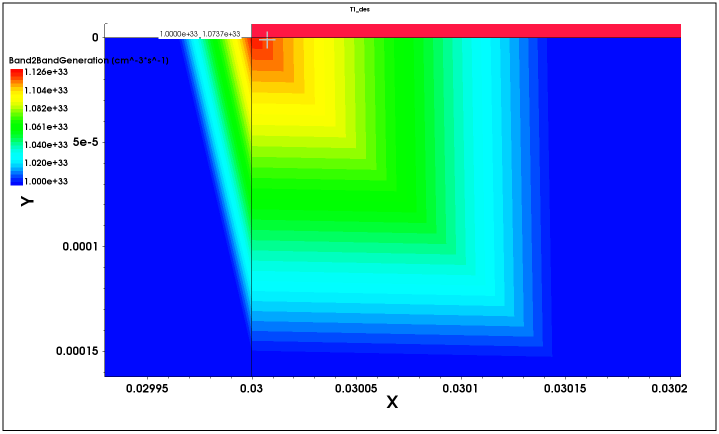
#> input picture check.png, 1438 x 867 px (shown at 1/2 size)
$ python 'f&h_2.py'
#> lines starting #> are read from the running program, lines starting #| are printed output that depends on the picture; after the words box and inside, x2 and y2 are one past the last pixel; in counts of white or black regions, pixels touching at a corner belong together
import numpy as np
import pandas as pd
import matplotlib.pyplot as plt
from skimage import io, segmentation, color
from skimage.transform import resize
from scipy.ndimage import center_of_mass


def felzenszwalb_segmentation(input_image_path, scale=100, sigma=0.5, min_size=50):
    # Load the input image
#> called with input_image_path = 'check.png', scale = 100, sigma = 0.5, min_size = 50
    image = io.imread(input_image_path)
#> image is the input picture: shape (867, 1438, 3); mean R, G, B 102.7, 160, 209.3

    # Resize the image (optional: for faster processing)
    image = resize(image, (512, 512))  # Resize to 512x512 (adjust as needed)
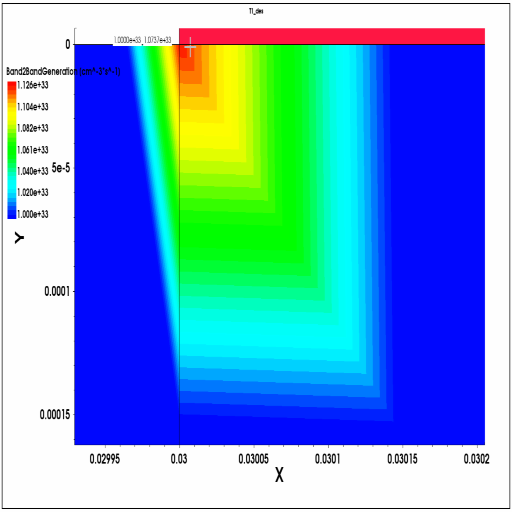
#> image: shape (512, 512, 3) float64; mean R, G, B 0.404, 0.628, 0.822

    # Perform Felzenszwalb segmentation
    segments = segmentation.felzenszwalb(image, scale=scale, sigma=sigma, min_size=min_size)
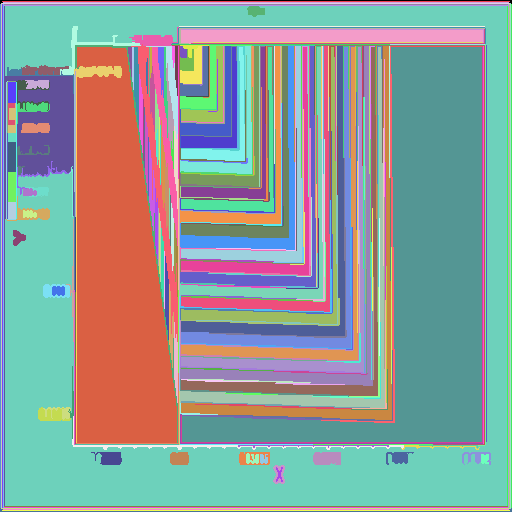
#> segments: shape (512, 512) int64; 342 distinct labels, from 0 to 341; one colour per label, 0 black

    # Display the segmented image with average segment colors
    segmented_image = color.label2rgb(segments, image, kind='avg')
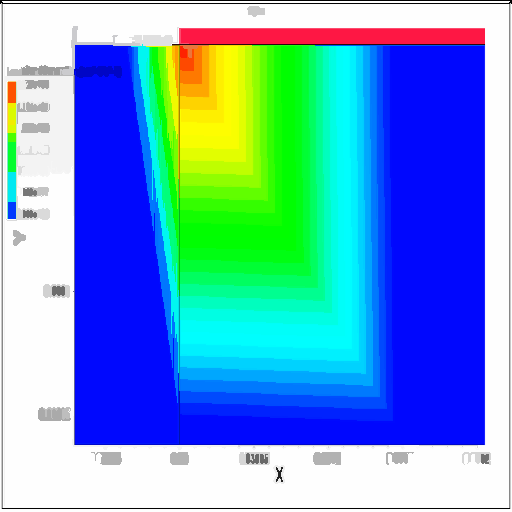
#> segmented_image: shape (512, 512, 3) float64; mean R, G, B 0.402, 0.626, 0.82

    # plt.figure(figsize=(8, 8))
    # plt.imshow(segmented_image)
    # plt.axis('off')  # Hide axes
    # plt.show()

    return segments, image


def extract_segment_colors(segments, image):
    segment_ids = np.unique(segments)
#> segment_ids = 342 values from 0 to 341
    segment_colors = {}

    for seg_id in segment_ids:
        # Create a mask for each segment
        mask = segments == seg_id
        # Compute the mean color of the segment
        mean_color = np.mean(image[mask], axis=0)
        # Scale the color values to 0-255 range
        mean_color = np.clip(mean_color * 255, 0, 255).astype(int)
        segment_colors[seg_id] = mean_color
#> this loop made 342 passes
#> mean_color on passes 1 to 3: [254, 254, 254], [254, 254, 254], [252, 252, 252]
#> pass 1, in extract_segment_colors, `mask = segments == seg_id`:
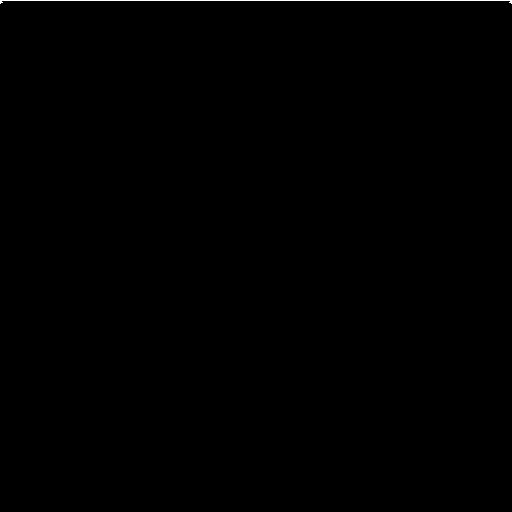
#> mask: shape (512, 512) bool; 0.2% white in thin lines or dots, all inside (x1, y1, x2, y2) = (0, 0, 512, 4)
#> pass 3, in extract_segment_colors, `mask = segments == seg_id`:
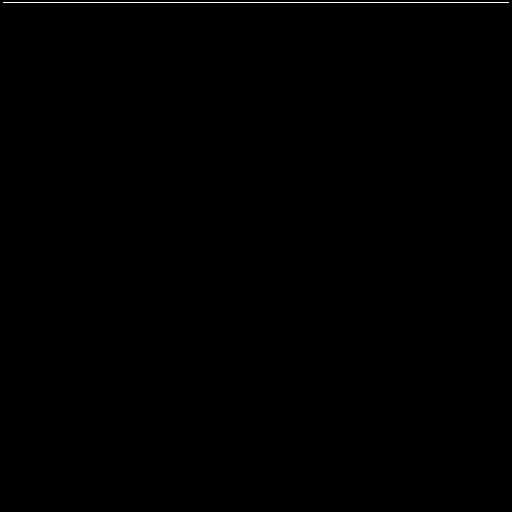
#> mask: shape (512, 512) bool; 0.19% white in thin lines or dots, all inside (x1, y1, x2, y2) = (3, 2, 509, 3)
#> after the loop, segment_colors = 342 items

    return segment_colors


def export_segment_colors_to_csv(segment_colors, output_csv_path):
    # Convert the segment_colors dictionary to a pandas DataFrame
    df = pd.DataFrame.from_dict(segment_colors, orient='index', columns=['R', 'G', 'B'])
    df.index.name = 'Segment'

    # Export the DataFrame to CSV
    df.to_csv(output_csv_path)
    print(f"Segment colors have been exported to {output_csv_path}")


def display_segments_with_ids(segments, image):
    # Get the segmented image with average colors
    segmented_image = color.label2rgb(segments, image, kind='avg')

    plt.figure(figsize=(8, 8))
    plt.imshow(segmented_image)

    # Calculate and display the segment IDs at the centroids of the segments
    segment_ids = np.unique(segments)
    for seg_id in segment_ids:
        # Find the centroid of each segment
        mask = segments == seg_id
        if np.any(mask):  # Avoid potential empty segments
            centroid = center_of_mass(mask)
            plt.text(centroid[1], centroid[0], str(seg_id), color='white', fontsize=12,
                     ha='center', va='center', bbox=dict(facecolor='black', alpha=0.5, boxstyle='round,pad=0.3'))

    plt.axis('off')  # Hide axes
    plt.show()


# Example usage:
input_image_path = 'check.png'
output_csv_path = 'felzenszwalb_segment_colors.csv'

# Parameters for Felzenszwalb's algorithm
scale = 100
sigma = 0.5
min_size = 50

# Perform segmentation and extract segment colors
segments, image = felzenszwalb_segmentation(input_image_path, scale=scale, sigma=sigma, min_size=min_size)
segment_colors = extract_segment_colors(segments, image)
#> segment_colors = 342 items

# Export the segment colors to a CSV file
export_segment_colors_to_csv(segment_colors, output_csv_path)
#> in export_segment_colors_to_csv, `df = pd.DataFrame.from_dict(segment_colors, orient='index', columns=['..`: df = table of 342 rows and 3 columns

# Display the segmented image with segment IDs
display_segments_with_ids(segments, image)
#> in display_segments_with_ids, `segment_ids = np.unique(segments)`: segment_ids = 342 values from 0 to 341
#> the loop in display_segments_with_ids, `for seg_id in segment_ids:` made 342 passes
#> centroid on passes 1 to 12: (0.042, 255.5), (1, 255.5), (2, 255.5), (255.5, 1), (3, 255.5), (255.5, 510), (255.5, 0), (255.5, 2), (255.5, 3), (4, 255.5), (255.5, 508), (255.5, 509)
#> after the loop in display_segments_with_ids, `for seg_id in segment_ids:`:
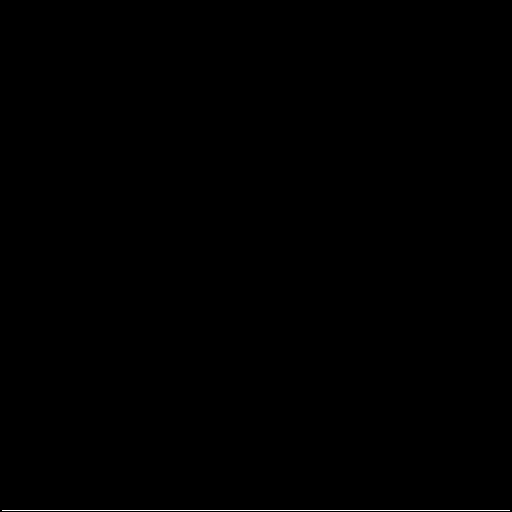
#> mask: shape (512, 512) bool; 0.19% white in thin lines or dots, all inside (x1, y1, x2, y2) = (2, 510, 510, 511)
